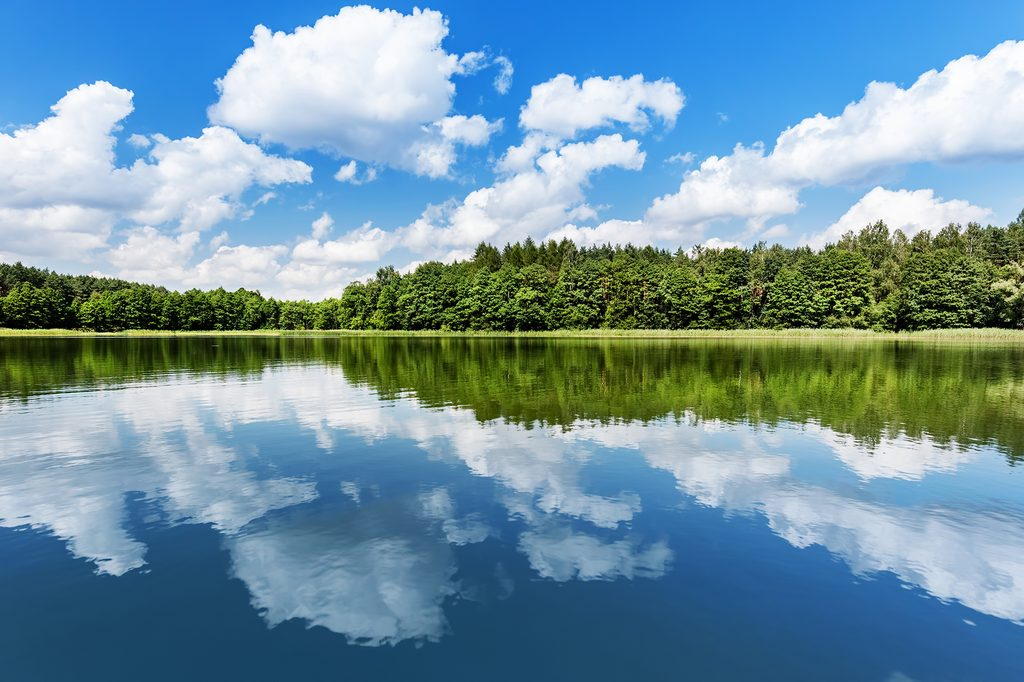
#> input picture vodales.jpg, 1024 x 682 px
$ python 'sivy z farby.py'
#> lines starting #> are read from the running program, lines starting #| are printed output that depends on the picture
from PIL import Image

obr = Image.open("vodales.jpg")
#> obr is the input picture: PIL image 1024x682 RGB; mean R, G, B 112.5, 147.6, 162.9
sirka,vyska = obr.size
#> sirka = 1024; vyska = 682
obr_sivy = Image.new("RGB", (sirka,vyska),(255,255,255))
#> obr_sivy: PIL image 1024x682 RGB; every value is 255
obr_cerveny = Image.new("RGB", (sirka,vyska),(255,255,255))
obr_zeleny = Image.new("RGB", (sirka,vyska),(255,255,255))
obr_modry = Image.new("RGB", (sirka,vyska),(255,255,255))
pixels = obr.load()
pixels_sivy = obr_sivy.load()
pixels_cerveny = obr_cerveny.load()
pixels_zeleny = obr_zeleny.load()
pixels_modry = obr_modry.load()
for y in range(vyska):
    for x in range(sirka):
        avg = sum(pixels[x,y])//3
        pixels_sivy[x,y]=(avg,avg,avg)
        pixels_cerveny[x,y]=(pixels[x,y][0],0,0)
        pixels_zeleny[x,y]=(0,pixels[x,y][0],0)
        pixels_modry[x,y]=(0,0,pixels[x,y][0])

obr_sivy.show()
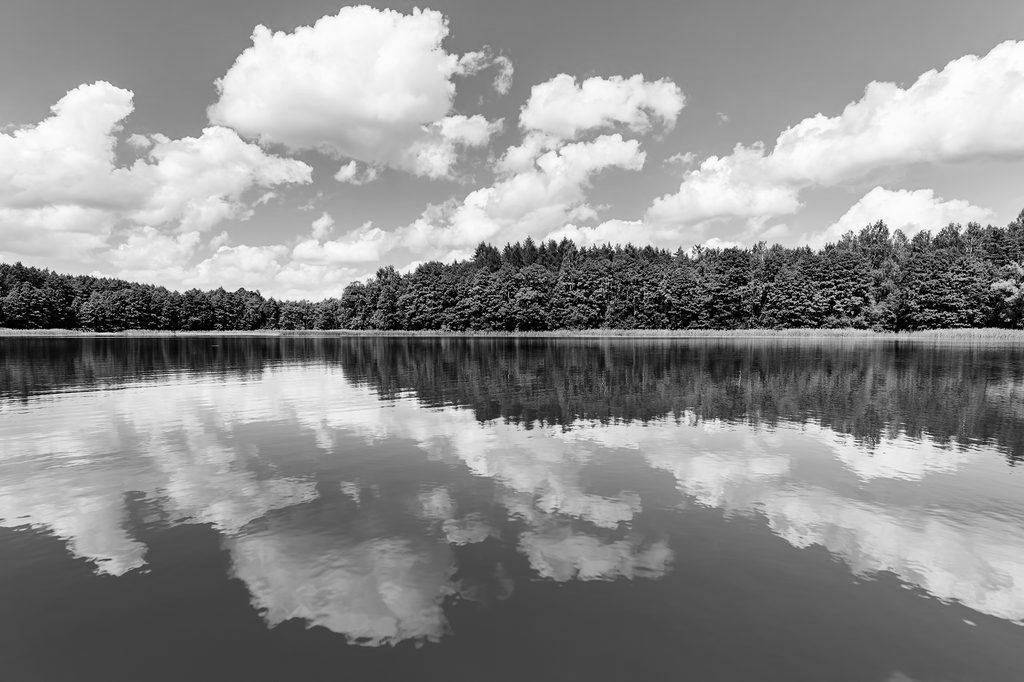
#> shown: PIL image 1024x682 RGB; min 0, max 255, mean 140.7
obr_cerveny.save("obr_cerveny.jpg")
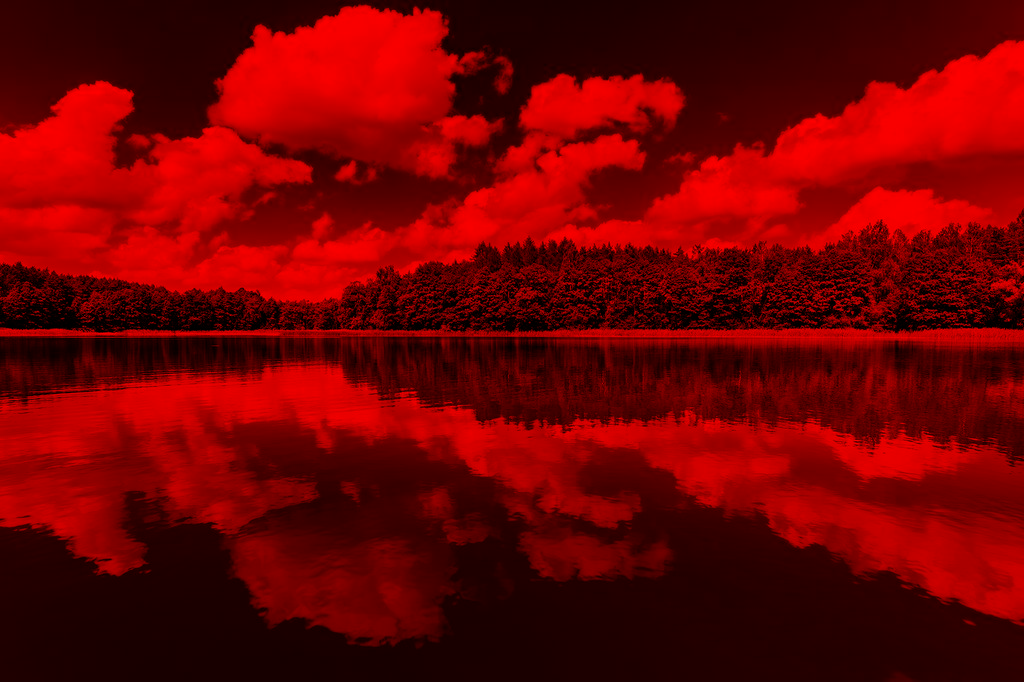
#> saved as obr_cerveny.jpg: PIL image 1024x682 RGB; mean R, G, B 112.5, 0, 0
obr_zeleny.save("obr_zeleny.jpg")
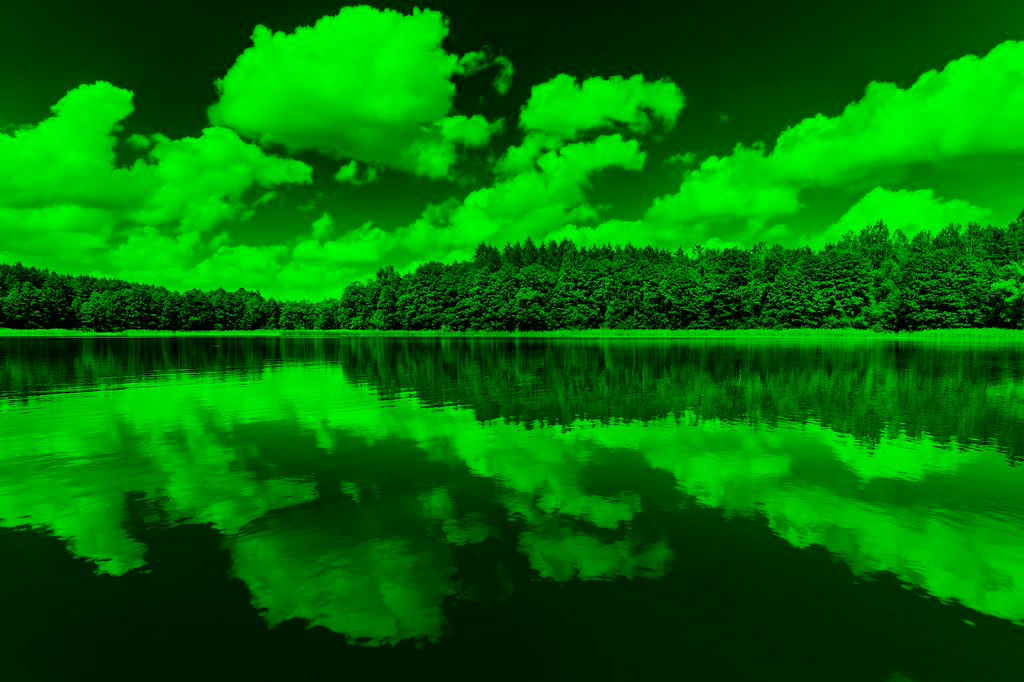
#> saved as obr_zeleny.jpg: PIL image 1024x682 RGB; mean R, G, B 0, 112.5, 0
obr_modry.save("obr_modry.jpg")
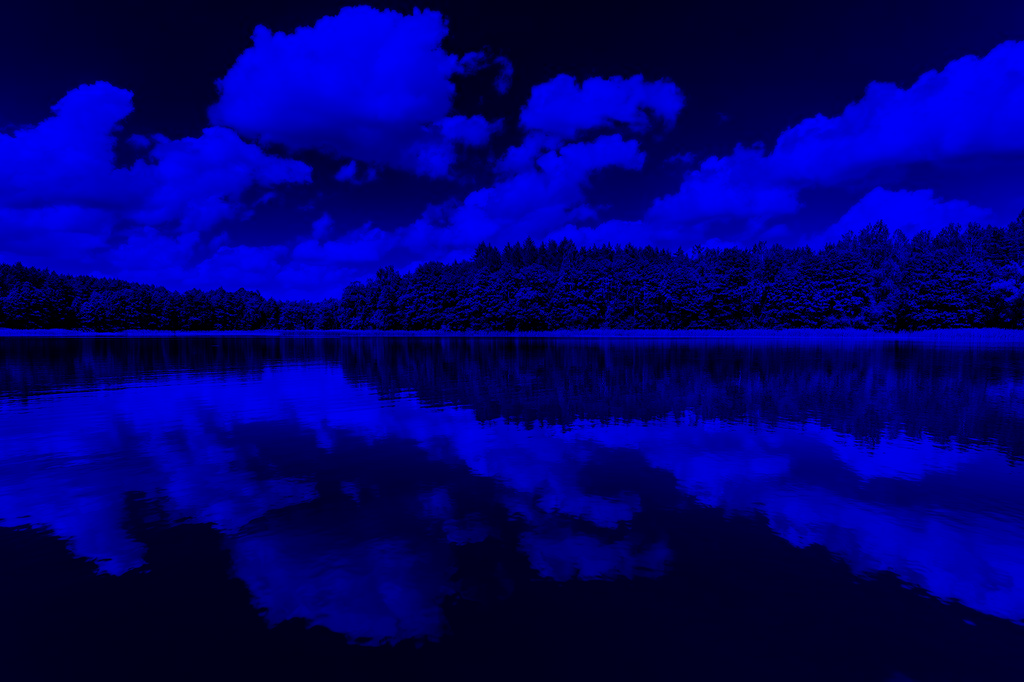
#> saved as obr_modry.jpg: PIL image 1024x682 RGB; mean R, G, B 0, 0, 112.5
